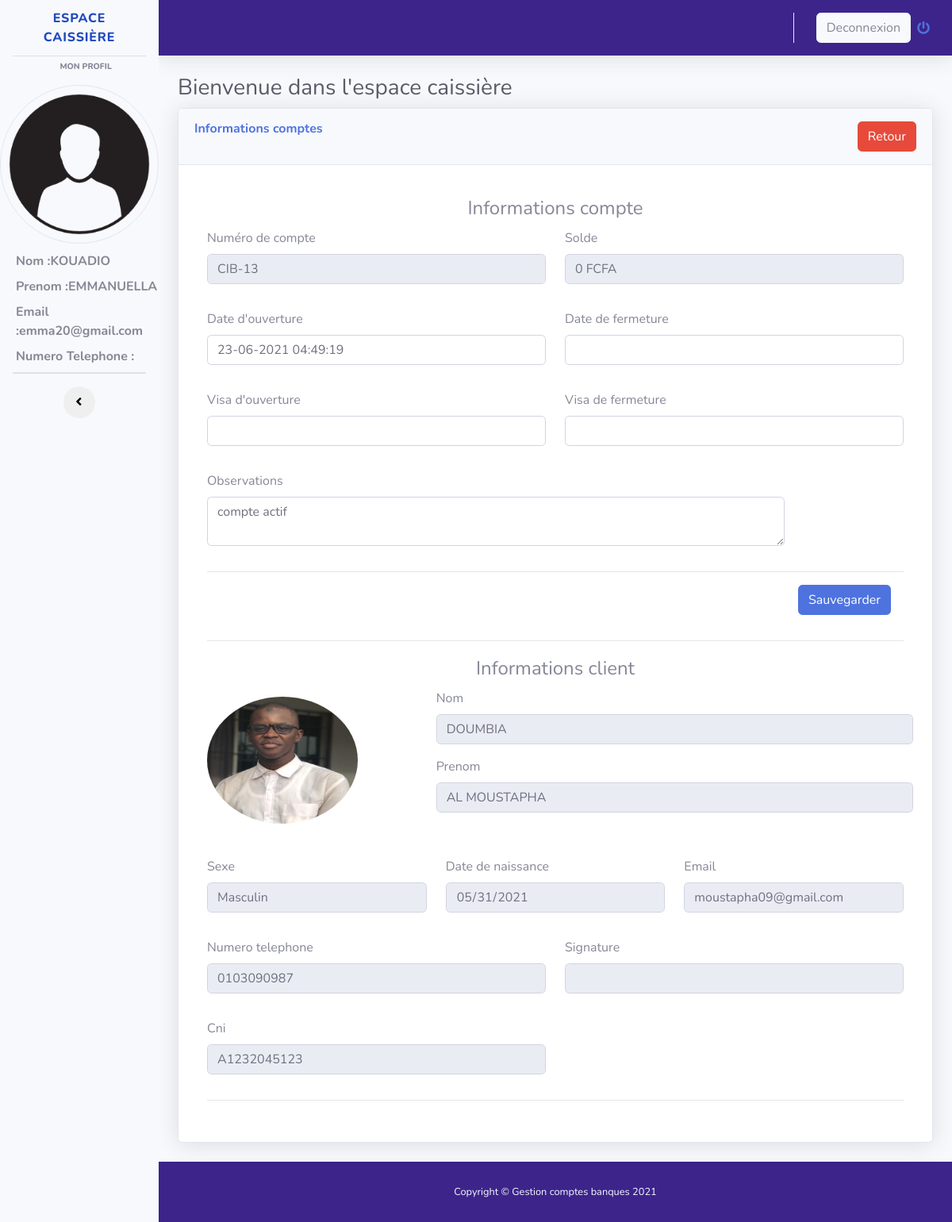
Screenshot of /editer_compte.php?Id_cpte=3 (signed in) with the database file from the repository.
### tables this page shows
CREATE TABLE `caissiere` (
  `idcaisse` int(11) NOT NULL,
  `nomcaisse` varchar(255) NOT NULL,
  `prenomcaisse` varchar(255) NOT NULL,
  `emailcaisse` varchar(255) NOT NULL,
  `passwordcaisse` varchar(255) DEFAULT 'cib2021@',
  `numerocaisse` varchar(255) DEFAULT NULL
);

CREATE TABLE `compte` (
  `idcompte` int(11) NOT NULL,
  `numerocpte` varchar(255) NOT NULL,
  `visaouverture` varchar(255) DEFAULT NULL,
  `dateouverture` varchar(255) NOT NULL,
  `datefermeture` varchar(255) DEFAULT NULL,
  `visafermeture` varchar(255) DEFAULT NULL,
  `obscpte` varchar(255) NOT NULL,
  `soldecpte` double NOT NULL DEFAULT 0,
  `idclient` int(11) NOT NULL,
  `archive` int(1) NOT NULL DEFAULT 0
);

CREATE TABLE `client` (
  `idclient` int(11) NOT NULL,
  `cni` varchar(255) DEFAULT NULL,
  `nomclient` varchar(255) NOT NULL,
  `prenomclient` varchar(255) NOT NULL,
  `datenaissance` date NOT NULL,
  `profession` varchar(255) NOT NULL,
  `telephone` varchar(255) NOT NULL,
  `email` varchar(255) DEFAULT NULL,
  `lienphoto` varchar(255) DEFAULT NULL,
  `liensignature` varchar(255) DEFAULT NULL,
  `archive` int(1) NOT NULL DEFAULT 0,
  `idsexe` int(1) NOT NULL DEFAULT 1
);

CREATE TABLE `sexe` (
  `idsexe` int(11) NOT NULL,
  `libsexe` varchar(255) NOT NULL
);

### editer_compte.php (the view, shortened to what this page needs)
<?php
$bd = bd();
$id = htmlspecialchars(htmlentities($_GET['Id_cpte']));
?>
<!DOCTYPE html>
<html lang="en">
<head>
  <link href="vendor/fontawesome-free/css/all.min.css" rel="stylesheet" type="text/css">
  <link rel="stylesheet" href="//maxcdn.bootstrapcdn.com/font-awesome/4.7.0/css/font-awesome.min.css" />
  <link href="css/sb-admin-2.min.css" rel="stylesheet">
  <link href="vendor/datatables/dataTables.bootstrap4.min.css" rel="stylesheet">
</head>
<body id="page-top">
<div id="wrapper" class="bg-dark">
    <ul class="navbar-nav bg-light sidebar sidebar-white accordion" id="accordionSidebar">
      <a class="sidebar-brand d-flex align-items-center justify-content-center" href="#">
        <div class="sidebar-brand-icon rotate-n-15">
        </div>
        <div class="sidebar-brand-text mx-3">ESPACE CAISSIÈRE</div>
      </a>
      <hr class="sidebar-divider my-0">
      <div class="sidebar-heading" style="margin:5px auto;">
        Mon profil
      </div>
      <?php
        $requete = $bd->prepare("SELECT * FROM caissiere WHERE emailcaisse = ? ");
        $requete->execute(array($_SESSION['mail']));
        while($donne = $requete->fetch()){
      ?>
      <img src="image/user.png" class="rounded-circle border" alt="image" style="height: 200px; width:200px; margin:10px auto;"/>
      <label style="margin-left: 20px; font-weight:bold;">
          Nom :<?php echo $donne['nomcaisse']; ?>
      </label>
      <label style="margin-left: 20px; font-weight:bold">
          Prenom :<?php echo $donne['prenomcaisse']; ?>
      </label>
      <label style="margin-left: 20px; font-weight:bold">
          Email :<?php echo $donne['emailcaisse']; ?>
      </label>
      <label style="margin-left: 20px; font-weight:bold">
          Numero Telephone :<br> <?php echo $donne['numerocaisse']; ?>
      </label>
      <?php
        }
      ?>
      <hr class="sidebar-divider my-0">
      <hr class="sidebar-divider">
      <div class="text-center d-none d-md-inline">
        <button class="rounded-circle border-0" id="sidebarToggle"></button>
      </div>
    </ul>
    <div id="content-wrapper" class="d-flex flex-column">
      <div id="content">
        <nav class="navbar navbar-expand text-light topbar mb-4 static-top shadow" style="background:rgb(60,36,139);">
          <ul class="navbar-nav ml-auto">
            <li class="nav-item dropdown no-arrow">
              <a class="nav-link dropdown-toggle" href="#" id="userDropdown" role="button" data-toggle="dropdown" aria-haspopup="true" aria-expanded="false">
                <span class="mr-2 d-none d-lg-inline text-gray-600 small btn btn-light">Deconnexion</span>
                <i class="fas fa-power-off"></i>
              </a>
            </li>
          </ul>
        </nav>
        <div class="container-fluid">
          <h1 class="h3 mb-2 text-gray-800">Bienvenue dans l'espace caissière </h1>
          <div class="card shadow mb-4">
            <div class="card-header py-3">
              <h6 class="m-0 font-weight-bold text-primary">Informations comptes <a href="espace_caissiere_liste_comptes.php" class="btn btn-danger text-white" style="float:right;">Retour </a></h6>
            </div>
            <div class="card-body">
              <div class="table-responsive">
              <form method="POST" action="">
                <div class="modal-body">
                <?php
                    $requete = $bd->prepare("SELECT * FROM compte LEFT JOIN client ON client.idclient = compte.idclient LEFT JOIN sexe ON sexe.idsexe = client.idsexe WHERE idcompte = ? ");
                    $donne = $requete->execute(array($id));
                    while($donnes = $requete->fetch() ){
                ?>
                    <center><legend>Informations compte</legend></center>
                    <div class="form-group row">
                      <div class="form-group col-6">
                        <label>Numéro de compte</label>
                        <input readonly type="text" class="form-control"  value="<?php echo $donnes['numerocpte'].''.$donnes['idcompte']; ?>" >
                      </div>
                      <div class="form-group col-6">
                        <label>Solde</label>
                        <input readonly type="text" class="form-control"  value="<?php echo $donnes['soldecpte'].' FCFA'; ?>" >
                      </div>
                    </div>
                    <div class="form-group row">
                      <div class="form-group col-6">
                        <label>Date d'ouverture</label>
                        <input type="datetime" class="form-control" name="dateouverture" value="<?php echo $donnes['dateouverture']; ?>" >
                      </div>
                      <div class="form-group col-6">
                        <label>Date de fermeture</label>
                        <input type="datetime" class="form-control" name="datefermeture" value="<?php echo $donnes['datefermeture']; ?>" >
                      </div>
                    </div>
                    <div class="form-group row">
                      <div class="form-group col-6">
                        <label>Visa d'ouverture</label>
                        <input type="text" class="form-control" name="visaouverture" value="<?php echo $donnes['visaouverture']; ?>" >
                      </div>
                      <div class="form-group col-6">
                        <label>Visa de fermeture</label>
                        <input type="text" class="form-control" name="visafermeture" value="<?php echo $donnes['visafermeture']; ?>" >
                      </div>
                    </div>
                    <div class="form-group row">
                      <div class="form-group col-10">
                        <label>Observations</label>
                        <textarea class="form-control" id="exampleFormControlTextarea1" rows="2" name="obscpte" placeholder="Observations sur le compte ..."><?php echo $donnes['obscpte']; ?></textarea>
                      </div>
                    </div>
                    <div class="modal-footer">
                      <button type="submit" class="btn btn-primary" name="sauvegarde">Sauvegarder</button>
                    </div>
                    <hr>
                    <center><legend>Informations client</legend></center>
                    <div class="form-group row">
                      <div class="form-group col-4">
                        <img src="image/<?php echo $donnes['lienphoto']; ?>" class="rounded-circle" alt="Cinque Terre" style="width:190px;height: 160px;margin:10px auto;">
                      </div>
                      <div class="form-group col-8">
                        <div class="form-group row">
                            <label>Nom</label>
                            <input readonly type="text" class="form-control"  value="<?php echo $donnes['nomclient']; ?>" >
                        </div>
                        <div class="form-group row">
                            <label>Prenom</label>
                            <input readonly type="text" class="form-control"  value="<?php echo $donnes['prenomclient']; ?>" >
                        </div>
                      </div>
                    </div>
                    <div class="form-group row">
                      <div class="form-group col-4">
                        <label>Sexe</label>
                        <input readonly type="text" class="form-control" value="<?php echo $donnes['libsexe']; ?>" >
                      </div>
                      <div class="form-group col-4">
                        <label>Date de naissance</label>
                        <input readonly type="date" class="form-control"  value="<?php echo $donnes['datenaissance']; ?>" >
                      </div>
                      <div class="form-group col-4">
                        <label>Email</label>
                        <input readonly type="email" class="form-control"  value="<?php echo $donnes['email']; ?>" >
                      </div>
                    </div>
                    <div class="form-group row">
                      <div class="form-group col-6">
                        <label>Numero telephone</label>
                        <input readonly type="text" class="form-control"  value="<?php echo $donnes['telephone']; ?>" >
                      </div>
                      <div class="form-group col-6">
                        <label>Signature</label>
                        <input readonly type="text" class="form-control" value="<?php echo $donnes['liensignature']; ?>" >
                      </div>
                    </div>
                    <div class="form-group row">
                      <div class="form-group col-6">
                        <label>Cni</label>
                        <input readonly type="text" class="form-control"  value="<?php echo $donnes['cni']; ?>" >
                      </div>
                    </div>
                    <hr>
                    <?php
                    }
                    ?>
                </form>
              </div>
            </div>
          </div>
        </div>
      </div>
      <footer class="sticky-footer text-light" style="background:rgb(60,36,139);">
        <div class="container my-auto">
          <div class="copyright text-center my-auto">
            <span>Copyright &copy; Gestion comptes banques 2021</span>
          </div>
        </div>
      </footer>
    </div>
  </div>
</body>
</html>

### rows the page displays
caissiere: nomcaisse "KOUADIO", prenomcaisse "EMMANUELLA", emailcaisse "emma20@gmail.com"
compte: numerocpte+idcompte "CIB-13", soldecpte "0 FCFA", dateouverture "23-06-2021 04:49:19", obscpte "compte actif", idclient.lienphoto (picture), idclient.nomclient "DOUMBIA", idclient.prenomclient "AL MOUSTAPHA", libsexe "Masculin", idclient.datenaissance "05/31/2021", idclient.email "moustapha09@gmail.com", idclient.telephone "0103090987", idclient.cni "A1232045123"
